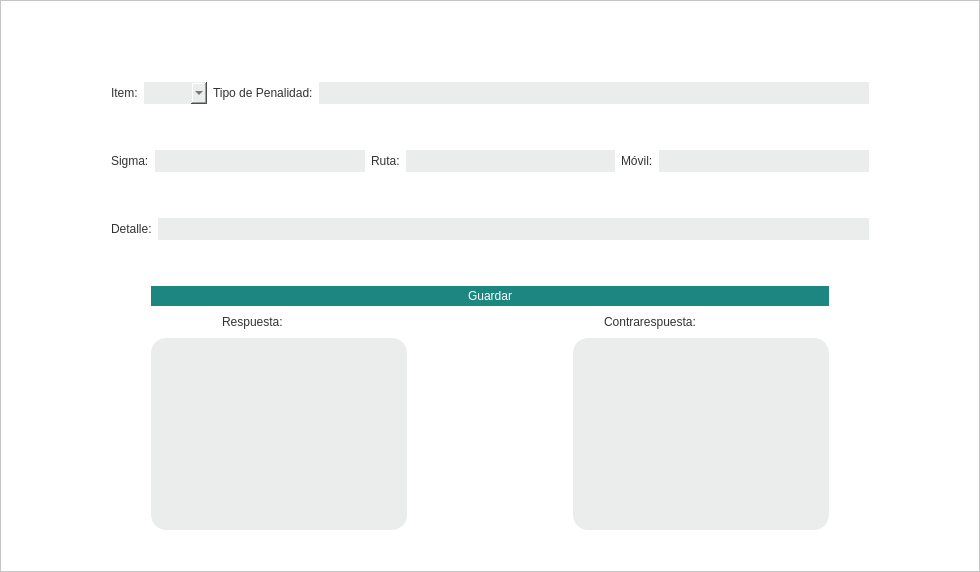
          <widget class="QFrame" name="frame_2">
           <property name="styleSheet">
            <string notr="true">background-color:white;</string>
           </property>
           <property name="frameShape">
            <enum>QFrame::StyledPanel</enum>
           </property>
           <property name="frameShadow">
            <enum>QFrame::Raised</enum>
           </property>
           <layout class="QVBoxLayout" name="verticalLayout_8">
            <property name="leftMargin">
             <number>50</number>
            </property>
            <property name="topMargin">
             <number>11</number>
            </property>
            <property name="rightMargin">
             <number>50</number>
            </property>
            <property name="bottomMargin">
             <number>11</number>
            </property>
            <item>
             <layout class="QVBoxLayout" name="verticalLayout_7">
              <property name="leftMargin">
               <number>20</number>
              </property>
              <property name="topMargin">
               <number>30</number>
              </property>
              <property name="rightMargin">
               <number>20</number>
              </property>
              <property name="bottomMargin">
               <number>30</number>
              </property>
              <item>
               <spacer name="verticalSpacer">
                <property name="orientation">
                 <enum>Qt::Vertical</enum>
                </property>
                <property name="sizeType">
                 <enum>QSizePolicy::Preferred</enum>
                </property>
                <property name="sizeHint" stdset="0">
                 <size>
                  <width>20</width>
                  <height>40</height>
                 </size>
                </property>
               </spacer>
              </item>
              <item>
               <layout class="QHBoxLayout" name="horizontalLayout_5">
                <item>
                 <spacer name="horizontalSpacer_3">
                  <property name="orientation">
                   <enum>Qt::Horizontal</enum>
                  </property>
                  <property name="sizeType">
                   <enum>QSizePolicy::Preferred</enum>
                  </property>
                  <property name="sizeHint" stdset="0">
                   <size>
                    <width>40</width>
                    <height>20</height>
                   </size>
                  </property>
                 </spacer>
                </item>
                <item>
                 <layout class="QVBoxLayout" name="verticalLayout_4">
                  <item>
                   <layout class="QHBoxLayout" name="horizontalLayout_2">
                    <item>
                     <widget class="QLabel" name="label_user_2">
                      <property name="sizePolicy">
                       <sizepolicy hsizetype="Fixed" vsizetype="Fixed">
                        <horstretch>50</horstretch>
                        <verstretch>0</verstretch>
                       </sizepolicy>
                      </property>
                      <property name="minimumSize">
                       <size>
                        <width>0</width>
                        <height>0</height>
                       </size>
                      </property>
                      <property name="styleSheet">
                       <string notr="true">font: 11pt &quot;MS Shell Dlg 2&quot;;
color:#333333;
max-width:3em;</string>
                      </property>
                      <property name="text">
                       <string>Item:</string>
                      </property>
                     </widget>
                    </item>
                    <item>
                     <widget class="QComboBox" name="box_item">
                      <property name="sizePolicy">
                       <sizepolicy hsizetype="Preferred" vsizetype="Fixed">
                        <horstretch>0</horstretch>
                        <verstretch>0</verstretch>
                       </sizepolicy>
                      </property>
                      <property name="styleSheet">
                       <string notr="true">background-color: #EBEDED;
border-style: outset;
border-radius: 14px;
font: 11pt &quot;MS Shell Dlg 2&quot;;
color: #333333;
min-width: 12em;
max-width: 12em;
padding-left: 3px;
padding-top: 3px;
padding-bottom: 3px;</string>
                      </property>
                     </widget>
                    </item>
                    <item>
                     <widget class="QLabel" name="label_user_7">
                      <property name="sizePolicy">
                       <sizepolicy hsizetype="Preferred" vsizetype="Fixed">
                        <horstretch>0</horstretch>
                        <verstretch>0</verstretch>
                       </sizepolicy>
                      </property>
                      <property name="styleSheet">
                       <string notr="true">font: 11pt &quot;MS Shell Dlg 2&quot;;
color:#333333;
max-width:7em;</string>
                      </property>
                      <property name="text">
                       <string>Tipo de Penalidad:</string>
                      </property>
                     </widget>
                    </item>
                    <item>
                     <widget class="QLineEdit" name="label_penalidad">
                      <property name="sizePolicy">
                       <sizepolicy hsizetype="Expanding" vsizetype="Fixed">
                        <horstretch>0</horstretch>
                        <verstretch>0</verstretch>
                       </sizepolicy>
                      </property>
                      <property name="styleSheet">
                       <string notr="true">background-color: #EBEDED;
border-style: outset;
border-radius: 14px;
font: 10pt &quot;MS Shell Dlg 2&quot;;
color: #333333;
min-width: 7em;
padding: 3px;</string>
                      </property>
                     </widget>
                    </item>
                   </layout>
                  </item>
                  <item>
                   <spacer name="verticalSpacer_5">
                    <property name="orientation">
                     <enum>Qt::Vertical</enum>
                    </property>
                    <property name="sizeType">
                     <enum>QSizePolicy::Preferred</enum>
                    </property>
                    <property name="sizeHint" stdset="0">
                     <size>
                      <width>20</width>
                      <height>40</height>
                     </size>
                    </property>
                   </spacer>
                  </item>
                  <item>
                   <layout class="QHBoxLayout" name="horizontalLayout_3">
                    <item>
                     <widget class="QLabel" name="label_user_3">
                      <property name="sizePolicy">
                       <sizepolicy hsizetype="Preferred" vsizetype="Fixed">
                        <horstretch>0</horstretch>
                        <verstretch>0</verstretch>
                       </sizepolicy>
                      </property>
                      <property name="styleSheet">
                       <string notr="true">font: 11pt &quot;MS Shell Dlg 2&quot;;
color:#333333;
min-width:3em;</string>
                      </property>
                      <property name="text">
                       <string>Sigma:</string>
                      </property>
                     </widget>
                    </item>
                    <item>
                     <widget class="QLineEdit" name="label_sigma">
                      <property name="sizePolicy">
                       <sizepolicy hsizetype="Expanding" vsizetype="Fixed">
                        <horstretch>0</horstretch>
                        <verstretch>0</verstretch>
                       </sizepolicy>
                      </property>
                      <property name="styleSheet">
                       <string notr="true">background-color: #EBEDED;
border-style: outset;
border-radius: 14px;
font: 10pt &quot;MS Shell Dlg 2&quot;;
color: #333333;
min-width: 7em;
padding: 3px;</string>
                      </property>
                     </widget>
                    </item>
                    <item>
                     <widget class="QLabel" name="label_user_5">
                      <property name="sizePolicy">
                       <sizepolicy hsizetype="Preferred" vsizetype="Fixed">
                        <horstretch>0</horstretch>
                        <verstretch>0</verstretch>
                       </sizepolicy>
                      </property>
                      <property name="styleSheet">
                       <string notr="true">font: 11pt &quot;MS Shell Dlg 2&quot;;
color:#333333;
max-width:3em;</string>
                      </property>
                      <property name="text">
                       <string>Ruta:</string>
                      </property>
                     </widget>
                    </item>
                    <item>
                     <widget class="QLineEdit" name="label_ruta">
                      <property name="sizePolicy">
                       <sizepolicy hsizetype="Expanding" vsizetype="Fixed">
                        <horstretch>0</horstretch>
                        <verstretch>0</verstretch>
                       </sizepolicy>
                      </property>
                      <property name="styleSheet">
                       <string notr="true">background-color: #EBEDED;
border-style: outset;
border-radius: 14px;
font: 10pt &quot;MS Shell Dlg 2&quot;;
color: #333333;
min-width: 7em;
padding: 3px;</string>
                      </property>
                     </widget>
                    </item>
                    <item>
                     <widget class="QLabel" name="label_user_6">
                      <property name="sizePolicy">
                       <sizepolicy hsizetype="Preferred" vsizetype="Fixed">
                        <horstretch>0</horstretch>
                        <verstretch>0</verstretch>
                       </sizepolicy>
                      </property>
                      <property name="styleSheet">
                       <string notr="true">font: 11pt &quot;MS Shell Dlg 2&quot;;
color:#333333;
max-width:3em;</string>
                      </property>
                      <property name="text">
                       <string>Móvil:</string>
                      </property>
                     </widget>
                    </item>
                    <item>
                     <widget class="QLineEdit" name="label_movil">
                      <property name="sizePolicy">
                       <sizepolicy hsizetype="Expanding" vsizetype="Fixed">
                        <horstretch>0</horstretch>
                        <verstretch>0</verstretch>
                       </sizepolicy>
                      </property>
                      <property name="styleSheet">
                       <string notr="true">background-color: #EBEDED;
border-style: outset;
border-radius: 14px;
font: 10pt &quot;MS Shell Dlg 2&quot;;
color: #333333;
min-width: 7em;
padding: 3px;</string>
                      </property>
                     </widget>
                    </item>
                   </layout>
                  </item>
                  <item>
                   <spacer name="verticalSpacer_6">
                    <property name="orientation">
                     <enum>Qt::Vertical</enum>
                    </property>
                    <property name="sizeType">
                     <enum>QSizePolicy::Preferred</enum>
                    </property>
                    <property name="sizeHint" stdset="0">
                     <size>
                      <width>20</width>
                      <height>40</height>
                     </size>
                    </property>
                   </spacer>
                  </item>
                  <item>
                   <layout class="QHBoxLayout" name="horizontalLayout_4">
                    <item>
                     <widget class="QLabel" name="label_user_4">
                      <property name="sizePolicy">
                       <sizepolicy hsizetype="Preferred" vsizetype="Fixed">
                        <horstretch>0</horstretch>
                        <verstretch>0</verstretch>
                       </sizepolicy>
                      </property>
                      <property name="styleSheet">
                       <string notr="true">font: 11pt &quot;MS Shell Dlg 2&quot;;
color:#333333;
min-width:3em;
max-width:3em;</string>
                      </property>
                      <property name="text">
                       <string>Detalle:</string>
                      </property>
                     </widget>
                    </item>
                    <item>
                     <widget class="QLineEdit" name="label_detalle">
                      <property name="sizePolicy">
                       <sizepolicy hsizetype="Expanding" vsizetype="Fixed">
                        <horstretch>0</horstretch>
                        <verstretch>0</verstretch>
                       </sizepolicy>
                      </property>
                      <property name="styleSheet">
                       <string notr="true">background-color: #EBEDED;
border-style: outset;
border-radius: 14px;
font: 10pt &quot;MS Shell Dlg 2&quot;;
color: #333333;
min-width: 7em;
max-width: 90em;
padding: 3px;</string>
                      </property>
                     </widget>
                    </item>
                   </layout>
                  </item>
                  <item>
                   <spacer name="verticalSpacer_2">
                    <property name="orientation">
                     <enum>Qt::Vertical</enum>
                    </property>
                    <property name="sizeType">
                     <enum>QSizePolicy::Preferred</enum>
                    </property>
                    <property name="sizeHint" stdset="0">
                     <size>
                      <width>20</width>
                      <height>40</height>
                     </size>
                    </property>
                   </spacer>
                  </item>
                  <item>
                   <layout class="QHBoxLayout" name="horizontalLayout_6">
                    <item>
                     <spacer name="horizontalSpacer_6">
                      <property name="orientation">
                       <enum>Qt::Horizontal</enum>
                      </property>
                      <property name="sizeType">
                       <enum>QSizePolicy::Preferred</enum>
                      </property>
                      <property name="sizeHint" stdset="0">
                       <size>
                        <width>40</width>
                        <height>20</height>
                       </size>
                      </property>
                     </spacer>
                    </item>
                    <item>
                     <widget class="QPushButton" name="button_guardar">
                      <property name="sizePolicy">
                       <sizepolicy hsizetype="Preferred" vsizetype="Preferred">
                        <horstretch>0</horstretch>
                        <verstretch>0</verstretch>
                       </sizepolicy>
                      </property>
                      <property name="styleSheet">
                       <string notr="true">background-color: #1D8680;
border-style: outset;
border-radius: 15px;
font: 12pt &quot;MS Shell Dlg 2&quot;;
color: white;
min-width: 2em;
max-width:7em;
padding: 3px;</string>
                      </property>
                      <property name="text">
                       <string>Guardar</string>
                      </property>
                     </widget>
                    </item>
                    <item>
                     <spacer name="horizontalSpacer_7">
                      <property name="orientation">
                       <enum>Qt::Horizontal</enum>
                      </property>
                      <property name="sizeType">
                       <enum>QSizePolicy::Preferred</enum>
                      </property>
                      <property name="sizeHint" stdset="0">
                       <size>
                        <width>40</width>
                        <height>20</height>
                       </size>
                      </property>
                     </spacer>
                    </item>
                   </layout>
                  </item>
                  <item>
                   <layout class="QVBoxLayout" name="verticalLayout_9">
                    <item>
                     <layout class="QHBoxLayout" name="horizontalLayout_7">
                      <item>
                       <spacer name="horizontalSpacer_8">
                        <property name="orientation">
                         <enum>Qt::Horizontal</enum>
                        </property>
                        <property name="sizeHint" stdset="0">
                         <size>
                          <width>40</width>
                          <height>20</height>
                         </size>
                        </property>
                       </spacer>
                      </item>
                      <item>
                       <widget class="QLabel" name="label_user_9">
                        <property name="sizePolicy">
                         <sizepolicy hsizetype="Fixed" vsizetype="Fixed">
                          <horstretch>50</horstretch>
                          <verstretch>0</verstretch>
                         </sizepolicy>
                        </property>
                        <property name="minimumSize">
                         <size>
                          <width>154</width>
                          <height>0</height>
                         </size>
                        </property>
                        <property name="styleSheet">
                         <string notr="true">font: 11pt &quot;MS Shell Dlg 2&quot;;
color:#333333;
min-width:7em;
max-width:7em;</string>
                        </property>
                        <property name="text">
                         <string>Respuesta:</string>
                        </property>
                       </widget>
                      </item>
                      <item>
                       <spacer name="horizontalSpacer_9">
                        <property name="orientation">
                         <enum>Qt::Horizontal</enum>
                        </property>
                        <property name="sizeHint" stdset="0">
                         <size>
                          <width>40</width>
                          <height>20</height>
                         </size>
                        </property>
                       </spacer>
                      </item>
                      <item>
                       <spacer name="horizontalSpacer_10">
                        <property name="orientation">
                         <enum>Qt::Horizontal</enum>
                        </property>
                        <property name="sizeHint" stdset="0">
                         <size>
                          <width>40</width>
                          <height>20</height>
                         </size>
                        </property>
                       </spacer>
                      </item>
                      <item>
                       <widget class="QLabel" name="label_user_8">
                        <property name="sizePolicy">
                         <sizepolicy hsizetype="Fixed" vsizetype="Fixed">
                          <horstretch>50</horstretch>
                          <verstretch>0</verstretch>
                         </sizepolicy>
                        </property>
                        <property name="minimumSize">
                         <size>
                          <width>154</width>
                          <height>0</height>
                         </size>
                        </property>
                        <property name="styleSheet">
                         <string notr="true">font: 11pt &quot;MS Shell Dlg 2&quot;;
color:#333333;
max-width:7em;
min-width:7em;</string>
                        </property>
                        <property name="text">
                         <string>Contrarespuesta:</string>
                        </property>
                       </widget>
                      </item>
                      <item>
                       <spacer name="horizontalSpacer_11">
                        <property name="orientation">
                         <enum>Qt::Horizontal</enum>
                        </property>
                        <property name="sizeHint" stdset="0">
                         <size>
                          <width>40</width>
                          <height>20</height>
                         </size>
                        </property>
                       </spacer>
                      </item>
                     </layout>
                    </item>
                    <item>
                     <layout class="QHBoxLayout" name="horizontalLayout_8">
                      <item>
                       <spacer name="horizontalSpacer_12">
                        <property name="orientation">
                         <enum>Qt::Horizontal</enum>
                        </property>
                        <property name="sizeType">
                         <enum>QSizePolicy::Preferred</enum>
                        </property>
                        <property name="sizeHint" stdset="0">
                         <size>
                          <width>40</width>
                          <height>20</height>
                         </size>
                        </property>
                       </spacer>
                      </item>
                      <item>
                       <widget class="QPlainTextEdit" name="plainTextEdit">
                        <property name="styleSheet">
                         <string notr="true">background-color: #EBEDED;
border-style: outset;
border-radius: 15px;
font: 10pt &quot;MS Shell Dlg 2&quot;;
color: #333333;
min-width: 7em;
max-width: 90em;
padding: 3px;</string>
                        </property>
                       </widget>
                      </item>
                      <item>
                       <spacer name="horizontalSpacer_14">
                        <property name="orientation">
                         <enum>Qt::Horizontal</enum>
                        </property>
                        <property name="sizeType">
                         <enum>QSizePolicy::Preferred</enum>
                        </property>
                        <property name="sizeHint" stdset="0">
                         <size>
                          <width>40</width>
                          <height>20</height>
                         </size>
                        </property>
                       </spacer>
                      </item>
                      <item>
                       <spacer name="horizontalSpacer_16">
                        <property name="orientation">
                         <enum>Qt::Horizontal</enum>
                        </property>
                        <property name="sizeType">
                         <enum>QSizePolicy::Preferred</enum>
                        </property>
                        <property name="sizeHint" stdset="0">
                         <size>
                          <width>40</width>
                          <height>20</height>
                         </size>
                        </property>
                       </spacer>
                      </item>
                      <item>
                       <spacer name="horizontalSpacer_17">
                        <property name="orientation">
                         <enum>Qt::Horizontal</enum>
                        </property>
                        <property name="sizeType">
                         <enum>QSizePolicy::Preferred</enum>
                        </property>
                        <property name="sizeHint" stdset="0">
                         <size>
                          <width>40</width>
                          <height>20</height>
                         </size>
                        </property>
                       </spacer>
                      </item>
                      <item>
                       <spacer name="horizontalSpacer_15">
                        <property name="orientation">
                         <enum>Qt::Horizontal</enum>
                        </property>
                        <property name="sizeType">
                         <enum>QSizePolicy::Preferred</enum>
                        </property>
                        <property name="sizeHint" stdset="0">
                         <size>
                          <width>40</width>
                          <height>20</height>
                         </size>
                        </property>
                       </spacer>
                      </item>
                      <item>
                       <widget class="QPlainTextEdit" name="plainTextEdit_2">
                        <property name="styleSheet">
                         <string notr="true">background-color: #EBEDED;
border-style: outset;
border-radius: 15px;
font: 10pt &quot;MS Shell Dlg 2&quot;;
color: #333333;
min-width: 7em;
max-width: 90em;
padding: 3px;</string>
                        </property>
                       </widget>
                      </item>
                      <item>
                       <spacer name="horizontalSpacer_13">
                        <property name="orientation">
                         <enum>Qt::Horizontal</enum>
                        </property>
                        <property name="sizeType">
                         <enum>QSizePolicy::Preferred</enum>
                        </property>
                        <property name="sizeHint" stdset="0">
                         <size>
                          <width>40</width>
                          <height>20</height>
                         </size>
                        </property>
                       </spacer>
                      </item>
                     </layout>
                    </item>
                   </layout>
                  </item>
                 </layout>
                </item>
                <item>
                 <spacer name="horizontalSpacer_4">
                  <property name="orientation">
                   <enum>Qt::Horizontal</enum>
                  </property>
                  <property name="sizeType">
                   <enum>QSizePolicy::Preferred</enum>
                  </property>
                  <property name="sizeHint" stdset="0">
                   <size>
                    <width>40</width>
                    <height>20</height>
                   </size>
                  </property>
                 </spacer>
                </item>
               </layout>
              </item>
             </layout>
            </item>
           </layout>
          </widget>
